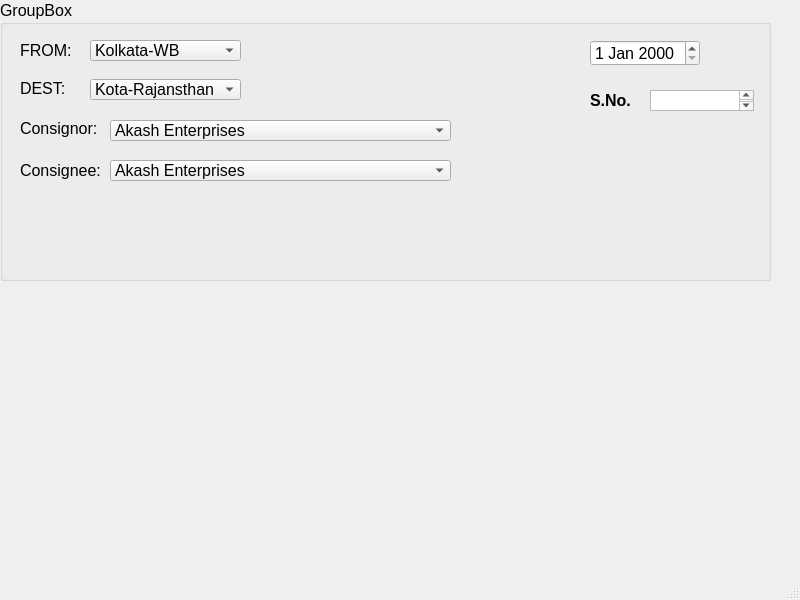
<?xml version="1.0" encoding="UTF-8"?>
<ui version="4.0">
 <class>BillGenerationMainWindow</class>
 <widget class="QMainWindow" name="BillGenerationMainWindow">
  <property name="geometry">
   <rect>
    <x>0</x>
    <y>0</y>
    <width>800</width>
    <height>600</height>
   </rect>
  </property>
  <property name="windowTitle">
   <string>MainWindow</string>
  </property>
  <widget class="QWidget" name="centralwidget">
   <widget class="QGroupBox" name="groupBox">
    <property name="geometry">
     <rect>
      <x>0</x>
      <y>0</y>
      <width>771</width>
      <height>281</height>
     </rect>
    </property>
    <property name="font">
     <font>
      <pointsize>12</pointsize>
     </font>
    </property>
    <property name="title">
     <string>GroupBox</string>
    </property>
    <widget class="QLabel" name="fromLabel">
     <property name="geometry">
      <rect>
       <x>20</x>
       <y>40</y>
       <width>67</width>
       <height>21</height>
      </rect>
     </property>
     <property name="font">
      <font>
       <pointsize>12</pointsize>
      </font>
     </property>
     <property name="text">
      <string>FROM:</string>
     </property>
    </widget>
    <widget class="QLabel" name="destLabel">
     <property name="geometry">
      <rect>
       <x>20</x>
       <y>80</y>
       <width>67</width>
       <height>17</height>
      </rect>
     </property>
     <property name="font">
      <font>
       <pointsize>12</pointsize>
      </font>
     </property>
     <property name="text">
      <string>DEST:</string>
     </property>
    </widget>
    <widget class="QLabel" name="consignorLabel">
     <property name="geometry">
      <rect>
       <x>20</x>
       <y>120</y>
       <width>81</width>
       <height>17</height>
      </rect>
     </property>
     <property name="font">
      <font>
       <pointsize>12</pointsize>
      </font>
     </property>
     <property name="text">
      <string>Consignor:</string>
     </property>
    </widget>
    <widget class="QLabel" name="consigneeLabel">
     <property name="geometry">
      <rect>
       <x>20</x>
       <y>160</y>
       <width>81</width>
       <height>21</height>
      </rect>
     </property>
     <property name="font">
      <font>
       <pointsize>12</pointsize>
      </font>
     </property>
     <property name="text">
      <string>Consignee:</string>
     </property>
    </widget>
    <widget class="QLabel" name="snoLabel">
     <property name="geometry">
      <rect>
       <x>590</x>
       <y>90</y>
       <width>51</width>
       <height>21</height>
      </rect>
     </property>
     <property name="font">
      <font>
       <family>Ubuntu</family>
       <pointsize>12</pointsize>
       <weight>75</weight>
       <bold>true</bold>
      </font>
     </property>
     <property name="text">
      <string>S.No.</string>
     </property>
    </widget>
    <widget class="QDateEdit" name="dateEdit">
     <property name="geometry">
      <rect>
       <x>590</x>
       <y>40</y>
       <width>110</width>
       <height>26</height>
      </rect>
     </property>
     <property name="font">
      <font>
       <pointsize>12</pointsize>
      </font>
     </property>
    </widget>
    <widget class="QComboBox" name="consignorCB">
     <property name="geometry">
      <rect>
       <x>110</x>
       <y>120</y>
       <width>341</width>
       <height>21</height>
      </rect>
     </property>
     <item>
      <property name="text">
       <string>Akash Enterprises</string>
      </property>
     </item>
     <item>
      <property name="text">
       <string>Preet Company</string>
      </property>
     </item>
    </widget>
    <widget class="QComboBox" name="destCB">
     <property name="geometry">
      <rect>
       <x>90</x>
       <y>79</y>
       <width>151</width>
       <height>21</height>
      </rect>
     </property>
     <item>
      <property name="text">
       <string>Kota-Rajansthan</string>
      </property>
     </item>
     <item>
      <property name="text">
       <string>Meerut-UP</string>
      </property>
     </item>
     <item>
      <property name="text">
       <string>Jaipur-Rajasthan</string>
      </property>
     </item>
     <item>
      <property name="text">
       <string>Ahmedabad-Gujarat</string>
      </property>
     </item>
    </widget>
    <widget class="QComboBox" name="fromCB">
     <property name="geometry">
      <rect>
       <x>90</x>
       <y>40</y>
       <width>151</width>
       <height>21</height>
      </rect>
     </property>
     <item>
      <property name="text">
       <string>Kolkata-WB</string>
      </property>
     </item>
     <item>
      <property name="text">
       <string>Meerut-UP</string>
      </property>
     </item>
     <item>
      <property name="text">
       <string>Jaipur-Rajasthan</string>
      </property>
     </item>
     <item>
      <property name="text">
       <string>Kota-Rajansthan</string>
      </property>
     </item>
     <item>
      <property name="text">
       <string>Ahmedabad-Gujarat</string>
      </property>
     </item>
    </widget>
    <widget class="QComboBox" name="consigneeCB">
     <property name="geometry">
      <rect>
       <x>110</x>
       <y>160</y>
       <width>341</width>
       <height>21</height>
      </rect>
     </property>
     <item>
      <property name="text">
       <string>Akash Enterprises</string>
      </property>
     </item>
     <item>
      <property name="text">
       <string>Preet Company</string>
      </property>
     </item>
    </widget>
    <widget class="QTextEdit" name="snoText">
     <property name="geometry">
      <rect>
       <x>650</x>
       <y>90</y>
       <width>104</width>
       <height>21</height>
      </rect>
     </property>
    </widget>
   </widget>
  </widget>
  <widget class="QMenuBar" name="menubar">
   <property name="geometry">
    <rect>
     <x>0</x>
     <y>0</y>
     <width>800</width>
     <height>22</height>
    </rect>
   </property>
  </widget>
  <widget class="QStatusBar" name="statusbar"/>
 </widget>
 <resources/>
 <connections/>
</ui>
